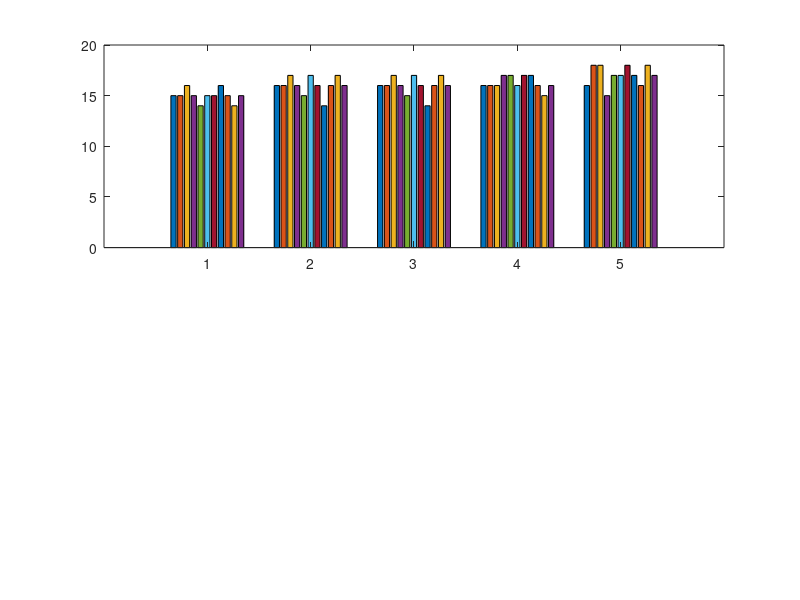

Write the MATLAB code that produced this figure. (Note: this script raises an error after producing the figure.)
figure
subplot(2,1,1)

y=[15 15 16	15	14	15	15	16	15	14	15;16	16	17	16	15	17	16	14	16	17	16; 16	16	17	16	15	17	16	14	16	17	16; 16	16	16	17	17	16	17	17	16	15	16; 16	18	18	15	17	17	18	17	16	18	17]; 
b=bar(y);
b(1).FaceColor='r'
l = cell(1,11);
l{1}='Greedy '; l{2}='Random 2 Interations'; l{3}='Random 4 Interations';
l{4}='Random 8 Interations'; l{5}='Random 16 Interations'; l{6}='Random 32 Interations';
l{7}='Random 64 Interations'; l{8}='Random 128 Interations'; l{9}='Random 256 Interations';
l{10}='Random 512 Interations'; l{11}='Random 1024 Interations'; 
legend(b,l);
axis([0 7 0 24]);
xlabel('Edges');
ylabel('Minimun num. of Color')
title(' Relation between Greedy and Random in Color count using 100 nodes with different edges and Iterations ');

subplot(2,1,2)
y=[18	18	17	18	20	17	19	19	19	19	20; 19	18	19	20	20	20	21	19	18	19	20; 21	21	21	21	20	19	21	20	21	20	19; 22	21	21	20	21	21	22	19	23	21	21; 21	21	21	22	22	23	22	23	21	21	22];
b=bar(y);
b(1).FaceColor='r'
xlabel('Edges');
ylabel('Minimun num. of Color')
axis([0 7 0 24]);